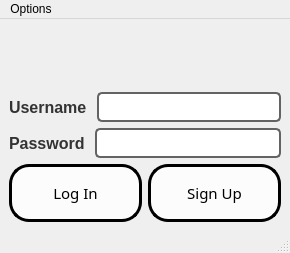
<?xml version="1.0" encoding="UTF-8"?>
<ui version="4.0">
 <class>MainWindow</class>
 <widget class="QMainWindow" name="MainWindow">
  <property name="geometry">
   <rect>
    <x>0</x>
    <y>0</y>
    <width>290</width>
    <height>253</height>
   </rect>
  </property>
  <property name="windowTitle">
   <string>MainWindow</string>
  </property>
  <widget class="QWidget" name="centralwidget">
   <layout class="QGridLayout" name="gridLayout">
    <item row="0" column="0">
     <layout class="QVBoxLayout" name="verticalLayout_2">
      <item>
       <widget class="QLabel" name="label_3">
        <property name="text">
         <string/>
        </property>
        <property name="pixmap">
         <pixmap>:/icons/icons/icons8-login-100.png</pixmap>
        </property>
       </widget>
      </item>
      <item>
       <layout class="QVBoxLayout" name="verticalLayout">
        <item>
         <layout class="QHBoxLayout" name="horizontalLayout_2">
          <item>
           <widget class="QLabel" name="label">
            <property name="font">
             <font>
              <family>Arial</family>
              <pointsize>12</pointsize>
              <bold>true</bold>
             </font>
            </property>
            <property name="styleSheet">
             <string notr="true">QLabel {
    font-family: Arial, sans-serif; /* Set your desired font family for labels */
    font-size: 12pt; /* Set your desired font size for labels */
    font-weight: bold; /* Set font weight to bold if desired */
    color: #333; /* Set your desired text color for labels */
}</string>
            </property>
            <property name="text">
             <string>Username </string>
            </property>
           </widget>
          </item>
          <item>
           <widget class="QLineEdit" name="lineEdit_user_log">
            <property name="styleSheet">
             <string notr="true">QLineEdit {
    background-color: white; /* Set your desired background color for line edits */
    border: 2px solid #636363; /* Set your desired border color and thickness */
    border-radius: 5px; /* Adjust this value to control the curvature */
    padding: 5px; /* Set padding inside the line edits */
}

QLineEdit:hover {
    border: 2px solid #a0a0a0; /* Change border color on hover */
}

QLineEdit:focus {
    border: 2px solid #4CAF50; /* Change border color when line edit is focused */
}
</string>
            </property>
           </widget>
          </item>
         </layout>
        </item>
        <item>
         <layout class="QHBoxLayout" name="horizontalLayout_3">
          <item>
           <widget class="QLabel" name="label_2">
            <property name="enabled">
             <bool>true</bool>
            </property>
            <property name="font">
             <font>
              <family>Arial</family>
              <pointsize>12</pointsize>
              <italic>false</italic>
              <bold>true</bold>
              <kerning>true</kerning>
             </font>
            </property>
            <property name="layoutDirection">
             <enum>Qt::LeftToRight</enum>
            </property>
            <property name="autoFillBackground">
             <bool>false</bool>
            </property>
            <property name="styleSheet">
             <string notr="true">QLabel {
    font-family: Arial, sans-serif; /* Set your desired font family for labels */
    font-size: 12pt; /* Set your desired font size for labels */
    font-weight: bold; /* Set font weight to bold if desired */
    color: #333; /* Set your desired text color for labels */
}</string>
            </property>
            <property name="text">
             <string>Password </string>
            </property>
           </widget>
          </item>
          <item>
           <widget class="QLineEdit" name="lineEdit_pass_log">
            <property name="styleSheet">
             <string notr="true">QLineEdit {
    background-color: white; /* Set your desired background color for line edits */
    border: 2px solid #636363; /* Set your desired border color and thickness */
    border-radius: 5px; /* Adjust this value to control the curvature */
    padding: 5px; /* Set padding inside the line edits */
}

QLineEdit:hover {
    border: 2px solid #a0a0a0; /* Change border color on hover */
}

QLineEdit:focus {
    border: 2px solid #4CAF50; /* Change border color when line edit is focused */
}
</string>
            </property>
           </widget>
          </item>
         </layout>
        </item>
        <item>
         <layout class="QHBoxLayout" name="horizontalLayout">
          <item>
           <widget class="QPushButton" name="pushButton_login">
            <property name="minimumSize">
             <size>
              <width>122</width>
              <height>0</height>
             </size>
            </property>
            <property name="font">
             <font>
              <family>Cascadia Code</family>
              <pointsize>11</pointsize>
              <bold>false</bold>
             </font>
            </property>
            <property name="cursor">
             <cursorShape>PointingHandCursor</cursorShape>
            </property>
            <property name="styleSheet">
             <string notr="true">QPushButton {
    background-color: rgba(255, 255, 255, 0.8); /* Set a white transparent background color */
    border: 3px solid #000000; /* Set a black border color and thickness */
    color: black; /* Set the text color to black */
    padding: 15px 25px; /* Increase padding around the text */
    font-weight: normal; /* Make the font normal */

    /* Set border-radius for curvature */
    border-radius: 20px; /* Increase the curvature */

    /* Add a transition for a smooth animation */
    transition: background-color 0.5s, border 0.5s, transform 0.5s, box-shadow 0.5s;
}

/* Add a subtle box shadow for a classy look */
QPushButton:hover {
    box-shadow: 0 6px 12px rgba(0, 0, 0, 0.2); /* Increase the shadow effect */
}

/* Change button appearance on hover */
QPushButton:hover {
    background-color: rgba(200, 200, 200, 0.8); /* Change background color on hover with transparency */
}

/* Change button appearance on press */
QPushButton:pressed {
    background-color: rgba(180, 180, 180, 0.8); /* Change background color when pressed with transparency */
    border: 3px solid #000000; /* Keep the same border color when pressed */
    transform: scale(0.9); /* Apply a different scale transform when pressed */
    box-shadow: 0 3px 6px rgba(0, 0, 0, 0.2); /* Adjust the values for the shadow effect on press */
}
</string>
            </property>
            <property name="text">
             <string>Log In</string>
            </property>
           </widget>
          </item>
          <item>
           <widget class="QPushButton" name="sign_up">
            <property name="font">
             <font>
              <family>Cascadia Code</family>
              <pointsize>11</pointsize>
              <bold>false</bold>
             </font>
            </property>
            <property name="cursor">
             <cursorShape>PointingHandCursor</cursorShape>
            </property>
            <property name="styleSheet">
             <string notr="true">QPushButton {
    background-color: rgba(255, 255, 255, 0.8); /* Set a white transparent background color */
    border: 3px solid #000000; /* Set a black border color and thickness */
    color: black; /* Set the text color to black */
    padding: 15px 25px; /* Increase padding around the text */
    font-weight: normal; /* Make the font normal */

    /* Set border-radius for curvature */
    border-radius: 20px; /* Increase the curvature */

    /* Add a transition for a smooth animation */
    transition: background-color 0.5s, border 0.5s, transform 0.5s, box-shadow 0.5s;
}

/* Add a subtle box shadow for a classy look */
QPushButton:hover {
    box-shadow: 0 6px 12px rgba(0, 0, 0, 0.2); /* Increase the shadow effect */
}

/* Change button appearance on hover */
QPushButton:hover {
    background-color: rgba(200, 200, 200, 0.8); /* Change background color on hover with transparency */
}

/* Change button appearance on press */
QPushButton:pressed {
    background-color: rgba(180, 180, 180, 0.8); /* Change background color when pressed with transparency */
    border: 3px solid #000000; /* Keep the same border color when pressed */
    transform: scale(0.9); /* Apply a different scale transform when pressed */
    box-shadow: 0 3px 6px rgba(0, 0, 0, 0.2); /* Adjust the values for the shadow effect on press */
}
</string>
            </property>
            <property name="text">
             <string>Sign Up</string>
            </property>
           </widget>
          </item>
         </layout>
        </item>
       </layout>
      </item>
     </layout>
    </item>
   </layout>
  </widget>
  <widget class="QMenuBar" name="menubar">
   <property name="geometry">
    <rect>
     <x>0</x>
     <y>0</y>
     <width>290</width>
     <height>26</height>
    </rect>
   </property>
   <widget class="QMenu" name="menuOptions">
    <property name="title">
     <string>Options</string>
    </property>
    <addaction name="actionLog_in"/>
    <addaction name="actionSign_Up"/>
   </widget>
   <addaction name="menuOptions"/>
  </widget>
  <widget class="QStatusBar" name="statusbar"/>
  <action name="actionLog_in">
   <property name="text">
    <string>Log in</string>
   </property>
   <property name="shortcut">
    <string>Return</string>
   </property>
  </action>
  <action name="actionSign_Up">
   <property name="text">
    <string>Sign Up</string>
   </property>
   <property name="shortcut">
    <string>Ctrl+Return</string>
   </property>
  </action>
 </widget>
 <resources/>
 <connections/>
</ui>
